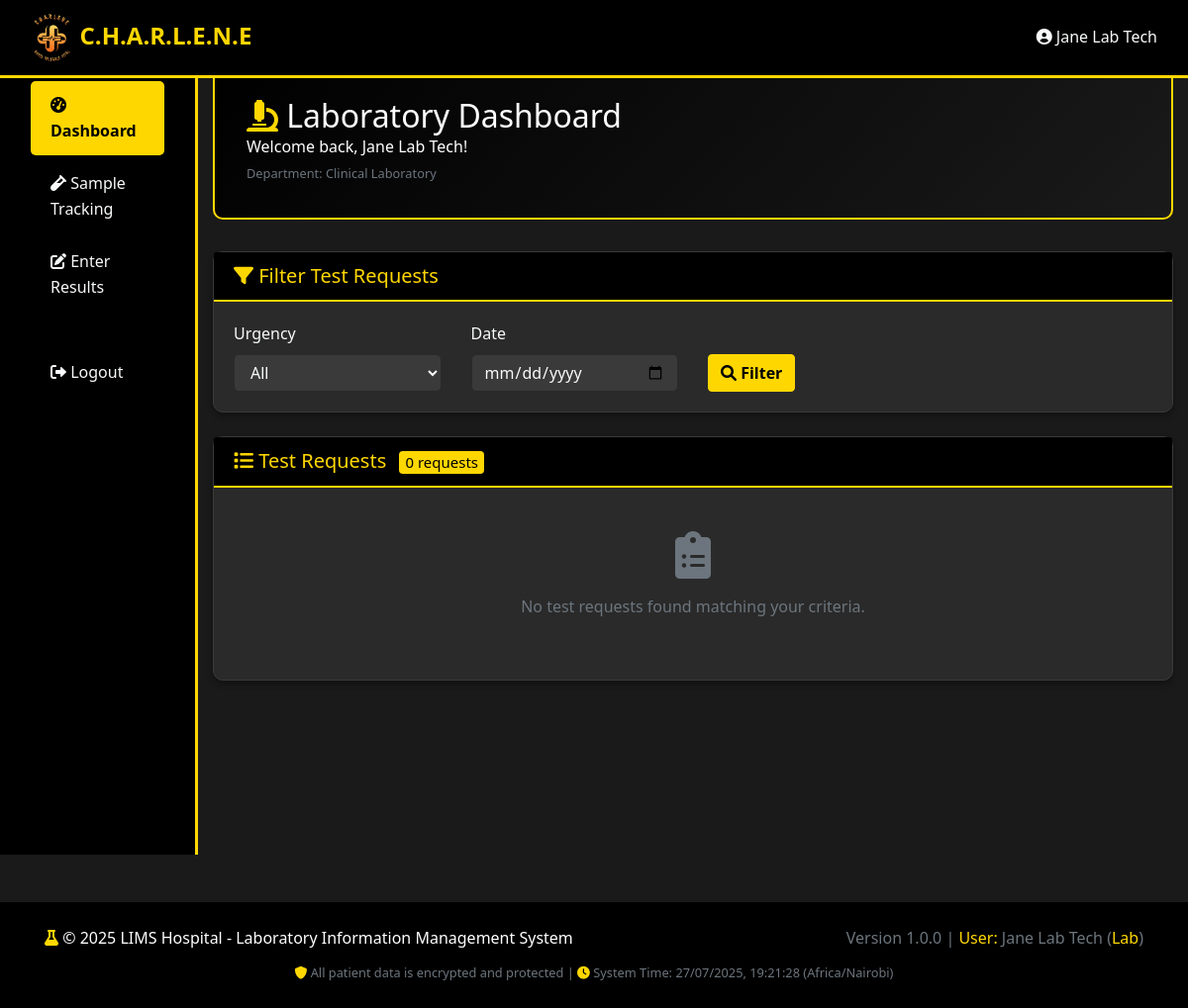
The page /lab/dashboard.php (signed in) on the database its author committed.
### tables this page shows
CREATE TABLE users (
    id INT AUTO_INCREMENT PRIMARY KEY,
    username VARCHAR(50) UNIQUE NOT NULL,
    password VARCHAR(255) NOT NULL,
    full_name VARCHAR(100) NOT NULL,
    email VARCHAR(100),
    phone VARCHAR(20),
    role ENUM('doctor', 'lab', 'admin') NOT NULL,
    department VARCHAR(50),
    is_active BOOLEAN DEFAULT TRUE,
    created_at TIMESTAMP DEFAULT CURRENT_TIMESTAMP,
    updated_at TIMESTAMP DEFAULT CURRENT_TIMESTAMP ON UPDATE CURRENT_TIMESTAMP
);

### config/session.php (called while the page is built, shortened)
<?php
function is_logged_in() {
    return isset($_SESSION['user_id']) && !empty($_SESSION['user_id']);
}
function get_user_info() {
    return [
        'id' => $_SESSION['user_id'],
        'name' => $_SESSION['user_name'],
        'role' => $_SESSION['user_role'],
        'username' => $_SESSION['username']
    ];
}
?>

### includes/functions.php (called while the page is built, shortened)
<?php
function get_user_by_id($user_id) {
    try {
        $database = new Database();
        $conn = $database->connect();
        $sql = "SELECT * FROM users WHERE id = :user_id LIMIT 1";
        $stmt = $conn->prepare($sql);
        $stmt->execute([':user_id' => $user_id]);
        return $stmt->fetch();
    } catch (Exception $e) {
        error_log("Error fetching user: " . $e->getMessage());
        return false;
    }
}
?>

### lab/dashboard.php (the view, shortened to what this page needs)
<?php
require_once '../config/session.php';
require_once '../includes/functions.php';
$database = new Database();
$conn = $database->connect();
try {
    $lab_tech = get_user_by_id($_SESSION['user_id']);
} catch (Exception $e) {
    error_log("Lab tech load error: " . $e->getMessage());
    $lab_tech = ['full_name' => 'Unknown', 'department' => 'N/A'];
}
$status_filter = isset($_GET['status']) ? sanitize_input($_GET['status']) : 'Pending';
$date_filter = isset($_GET['date']) ? sanitize_input($_GET['date']) : '';
$where_conditions = ["tr.status = ?"];
$params = [$status_filter];
$where_clause = implode(' AND ', $where_conditions);
$pending_tests = [];
try {
    $sql = "SELECT
                tr.id,
                tr.request_id,
                tr.urgency,
                tr.clinical_info,
                tr.provisional_diagnosis,
                tr.collection_date,
                tr.collection_time,
                tr.collected_by,
                tr.status,
                tr.created_at,
                p.patient_id,
                p.first_name,
                p.last_name,
                p.date_of_birth,
                p.gender,
                p.phone,
                CONCAT(u.full_name) as doctor_name,
                u.department as doctor_department,
                GROUP_CONCAT(DISTINCT tc.test_name ORDER BY tc.test_name SEPARATOR ', ') as requested_tests,
                GROUP_CONCAT(DISTINCT tc.test_category ORDER BY tc.test_category SEPARATOR ', ') as test_categories,
                GROUP_CONCAT(DISTINCT tc.sample_type ORDER BY tc.sample_type SEPARATOR ', ') as sample_types,
                COUNT(tri.id) as total_tests
            FROM test_requests tr
            JOIN patients p ON tr.patient_id = p.id
            JOIN users u ON tr.doctor_id = u.id
            LEFT JOIN test_request_items tri ON tr.id = tri.request_id
            LEFT JOIN test_catalog tc ON tri.test_id = tc.id
            WHERE $where_clause
            GROUP BY tr.id
            ORDER BY
                CASE tr.urgency
                    WHEN 'STAT' THEN 1
                    WHEN 'Urgent' THEN 2
                    WHEN 'Routine' THEN 3
                END,
                tr.created_at DESC";
    $stmt = $conn->prepare($sql);
    $stmt->execute($params);
    $pending_tests = $stmt->fetchAll(PDO::FETCH_ASSOC);
} catch (Exception $e) {
    $error_message = "Error fetching pending tests: " . $e->getMessage();
    error_log("Error fetching pending tests: " . $e->getMessage());
}
require_once '../includes/header.php';
?>
<!DOCTYPE html>
<html lang="en">
<head>
    <link href="https://cdnjs.cloudflare.com/ajax/libs/bootstrap/4.6.0/css/bootstrap.min.css" rel="stylesheet">
    <link href="https://cdnjs.cloudflare.com/ajax/libs/font-awesome/6.0.0/css/all.min.css" rel="stylesheet">
    <link href="../assets/css/style.css" rel="stylesheet">
</head>
<div class="container-fluid">
    <div class="row">
        <div class="col-md-2 sidebar">
            <div class="p-3">
                <nav class="nav flex-column">
                    <a class="nav-link active" href="dashboard.php">
                        <i class="fas fa-tachometer-alt"></i> Dashboard
                    </a>
                    <a class="nav-link" href="sample_tracking.php">
                        <i class="fas fa-vial"></i> Sample Tracking
                    </a>
                    <a class="nav-link" href="enter_results.php">
                        <i class="fas fa-edit"></i> Enter Results
                    </a>
                <a class="nav-link" href="logout.php">
                    <i class="fas fa-sign-out-alt"></i> Logout
                </a>
            </nav>
            </div>
        </div>
        <div class="col-md-10">
            <div class="dashboard-header">
                <h2 class="mb-0">
                    <i class="fas fa-microscope text-gold"></i>
                    Laboratory Dashboard
                </h2>
                <p class="mb-0">Welcome back, <?php echo htmlspecialchars($lab_tech['full_name']); ?>!</p>
                        <small class="text-muted">Department: <?php echo htmlspecialchars($lab_tech['department']); ?></small>
            </div>
            <div class="card mb-4">
                <div class="card-header">
                    <h5 class="mb-0">
                        <i class="fas fa-filter"></i> Filter Test Requests
                    </h5>
                </div>
                <div class="card-body">
                    <form method="GET" class="row">
                        <div class="col-md-3">
                            <label for="urgency" class="form-label">Urgency</label>
                            <select name="urgency" id="urgency" class="form-control">
                                <option value="">All</option>
                            </select>
                        </div>
                        <div class="col-md-3">
                            <label for="date" class="form-label">Date</label>
                            <input type="date" name="date" id="date" class="form-control" value="<?php echo htmlspecialchars($date_filter); ?>">
                        </div>
                        <div class="col-md-3">
                            <label class="form-label">&nbsp;</label>
                            <div>
                                <button type="submit" class="btn btn-gold">
                                    <i class="fas fa-search"></i> Filter
                                </button>
                            </div>
                        </div>
                    </form>
                </div>
            </div>
            <div class="card">
                <div class="card-header">
                    <h5 class="mb-0">
                        <i class="fas fa-list"></i> Test Requests
                        <span class="badge badge-gold ml-2"><?php echo count($pending_tests); ?> requests</span>
                    </h5>
                </div>
                <div class="card-body">
                    <?php if (empty($pending_tests)): ?>
                        <div class="text-center text-muted py-4">
                            <i class="fas fa-clipboard-list fa-3x mb-3"></i>
                            <p>No test requests found matching your criteria.</p>
                        </div>
                    <?php endif; ?>
                </div>
            </div>
        </div>
    </div>
</div>
<?php require_once '../includes/footer.php'; ?>

### includes/header.php (shortened to what this page needs)
<?php
$user_info = get_user_info();
?>
<!DOCTYPE html>
<html lang="en">
<head>
    <link href="https://cdnjs.cloudflare.com/ajax/libs/bootstrap/4.6.0/css/bootstrap.min.css" rel="stylesheet">
    <link href="https://cdnjs.cloudflare.com/ajax/libs/font-awesome/6.0.0/css/all.min.css" rel="stylesheet">
    <link href="<?php echo BASE_URL; ?>assets/css/style.css" rel="stylesheet">
</head>
<body class="bg-dark-gray">
    <nav class="navbar navbar-expand-lg navbar-dark bg-black fixed-top">
        <div class="container-fluid">
            <a class="navbar-brand" href="<?php echo BASE_URL . $user_info['role']; ?>/dashboard.php">
                <img src="../assets/images/logo1.png" alt="Logo" style="height: 50px; vertical-align: middle; margin-right: 2px;">
                  C.H.A.R.L.E.N.E
            </a>
                <ul class="navbar-nav">
                    <li class="nav-item dropdown">
                            <i class="fas fa-user-circle"></i>
                            <?php echo htmlspecialchars($user_info['name']); ?>
                    </li>
                </ul>
            </div>
    </nav>
    <div class="container-fluid mt-5 pt-3">
    </div>

### includes/footer.php (shortened to what this page needs)
    <footer class="bg-black text-center py-4 mt-5">
        <div class="container">
            <div class="row">
                <div class="col-md-6 text-md-left">
                    <p class="mb-0 text-white">
                        <i class="fas fa-flask text-gold"></i>
                        &copy; <?php echo date('Y'); ?> LIMS Hospital - Laboratory Information Management System
                    </p>
                </div>
                <div class="col-md-6 text-md-right">
                    <p class="mb-0 text-muted">
                        Version <?php echo APP_VERSION; ?> |
                        <span class="text-gold">User:</span> <?php echo htmlspecialchars($user_info['name']); ?>
                        (<span class="text-gold"><?php echo ucfirst($user_info['role']); ?></span>)
                    </p>
                </div>
            </div>
            <div class="row mt-2">
                <div class="col-12">
                    <small class="text-muted">
                        <i class="fas fa-shield-alt text-gold"></i>
                        All patient data is encrypted and protected |
                        <i class="fas fa-clock text-gold"></i>
                        System Time: <?php echo date('Y-m-d H:i:s'); ?> (<?php echo TIMEZONE; ?>)
                    </small>
                </div>
            </div>
        </div>
    </footer>
</body>
</html>

### assets/css/style.css (style rules this page uses)
:root { --primary-black: #000000; --primary-gold: #FFD700; --accent-white: #FFFFFF; --dark-gray: #1a1a1a; --light-gray: #2a2a2a; --medium-gray: #3a3a3a; --text-light: #f8f9fa; --text-muted: #6c757d; --success: #28a745; --warning: #ffc107; --danger: #dc3545; --info: #17a2b8; }
* { margin: 0; padding: 0; box-sizing: border-box; }
body { font-family: 'Segoe UI', Tahoma, Geneva, Verdana, sans-serif; background-color: var(--dark-gray); color: var(--text-light); line-height: 1.6; }
.text-gold { color: var(--primary-gold) !important; }
.text-white { color: var(--accent-white) !important; }
.text-muted { color: var(--text-muted) !important; }
.bg-black { background-color: var(--primary-black) !important; }
.bg-dark-gray { background-color: var(--dark-gray) !important; }
.btn-gold { background-color: var(--primary-gold); border-color: var(--primary-gold); color: var(--primary-black); font-weight: 600; transition: all 0.3s ease; }
.card { background-color: var(--light-gray); border: 1px solid var(--medium-gray); border-radius: 10px; box-shadow: 0 4px 6px rgba(0, 0, 0, 0.3); transition: transform 0.3s ease, box-shadow 0.3s ease; }
.card-header { background-color: var(--primary-black); color: var(--primary-gold); border-bottom: 2px solid var(--primary-gold); font-weight: 600; }
.form-control { background-color: var(--medium-gray); border: 1px solid var(--light-gray); color: var(--text-light); border-radius: 5px; }
.form-control::placeholder { color: var(--text-muted); }
.form-label { color: var(--text-light); font-weight: 500; }
.badge { font-size: 0.75em; font-weight: 500; }
.badge-gold { background-color: var(--primary-gold); color: var(--primary-black); }
.navbar { background-color: var(--primary-black) !important; border-bottom: 3px solid var(--primary-gold); }
.navbar-brand { color: var(--primary-gold) !important; font-weight: 700; font-size: 1.5rem; }
.sidebar { background-color: var(--primary-black); min-height: 100vh; border-right: 3px solid var(--primary-gold); }
.sidebar .nav-link { color: var(--text-light); padding: 12px 20px; border-radius: 5px; margin: 2px 0; transition: all 0.3s ease; }
.sidebar .nav-link.active { background-color: var(--primary-gold); color: var(--primary-black); font-weight: 600; }
.dashboard-header { background: linear-gradient(135deg, var(--primary-black) 0%, var(--dark-gray) 100%); color: var(--accent-white); padding: 2rem; border-radius: 10px; margin-bottom: 2rem; border: 2px solid var(--primary-gold); }
.text-center { text-align: center; }

### rows shown on the page
users: full_name "Jane Lab Tech", department "Clinical Laboratory", role "Lab"

### other values the page prints
count($pending_tests) "0"
APP_VERSION "1.0.0"
TIMEZONE "Africa/Nairobi"
